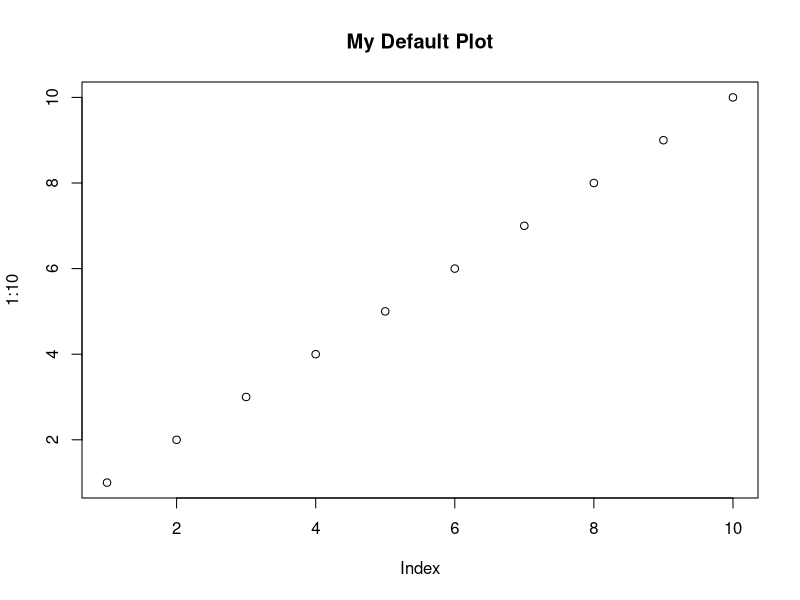
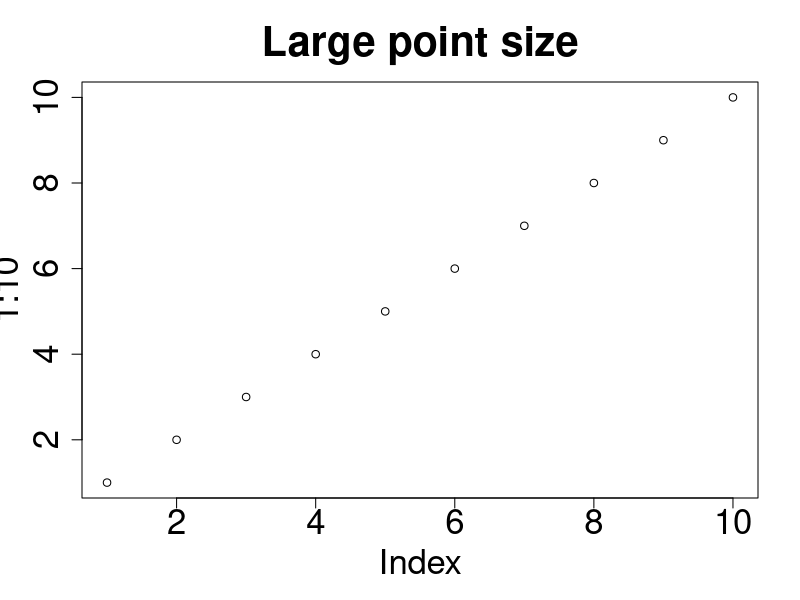
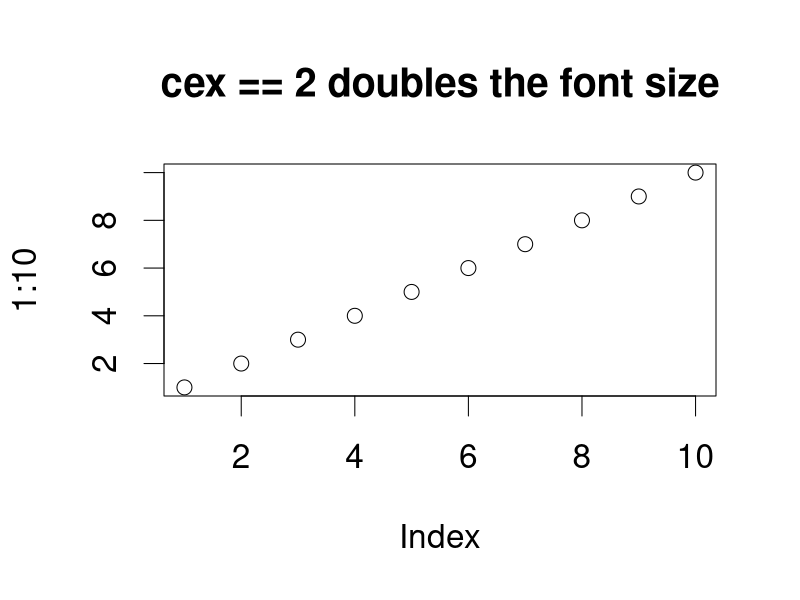
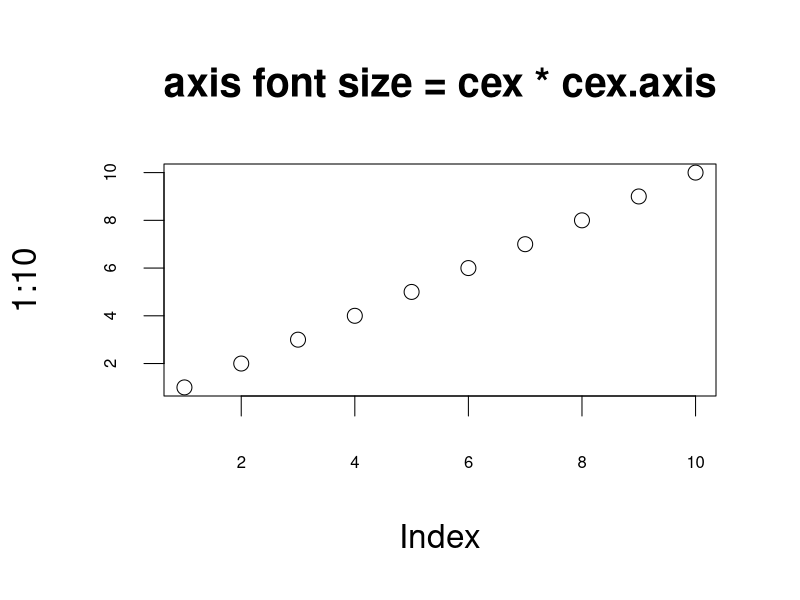
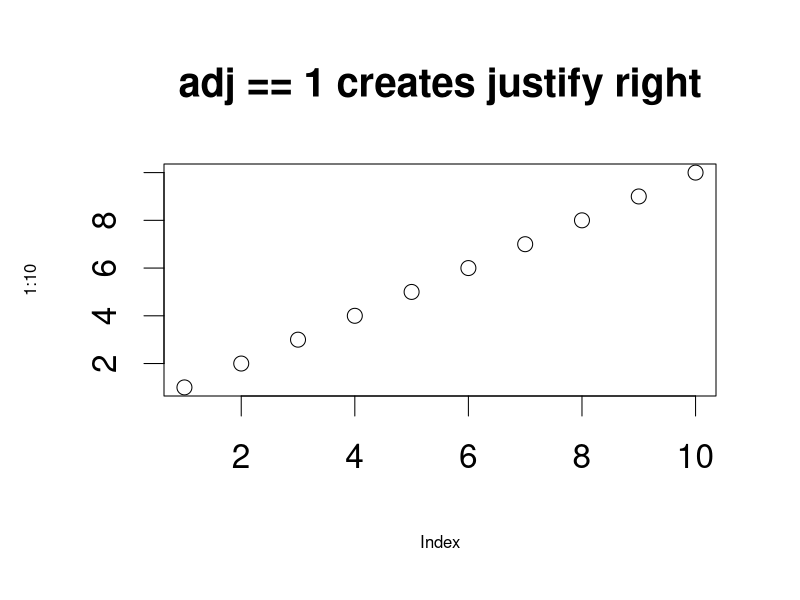
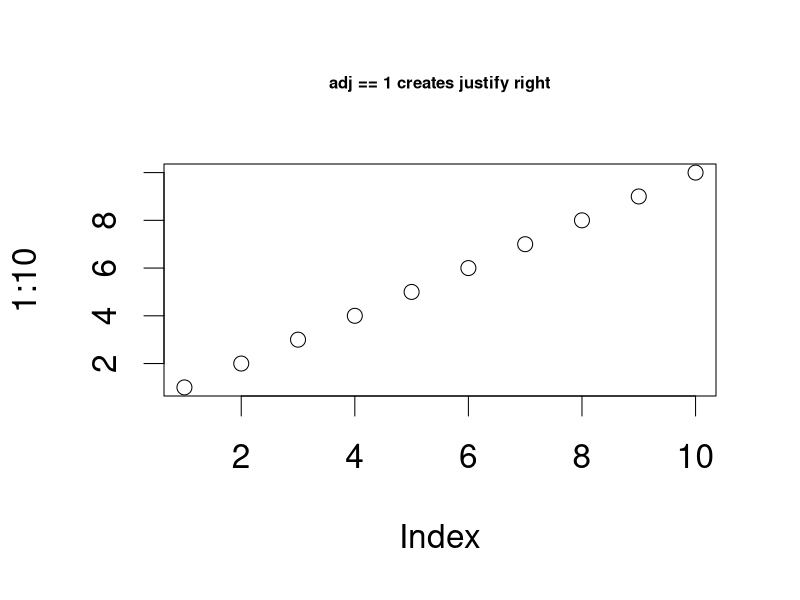
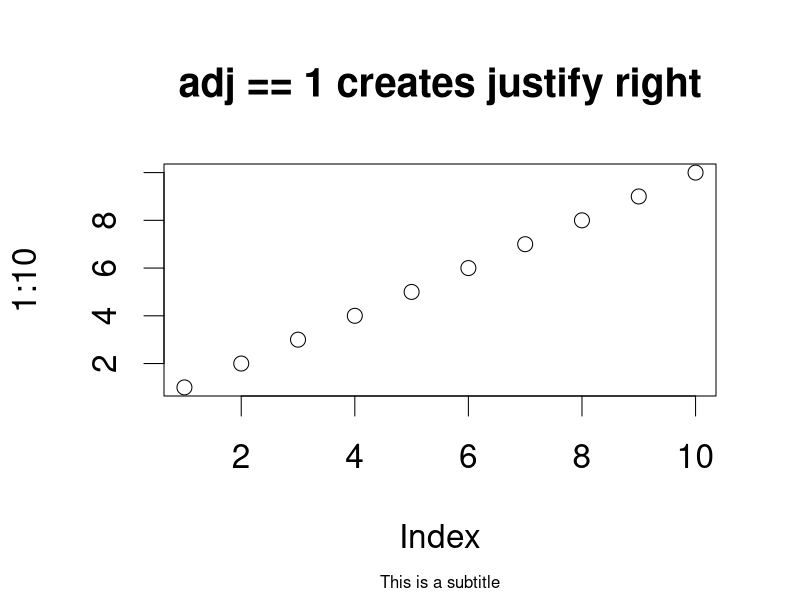
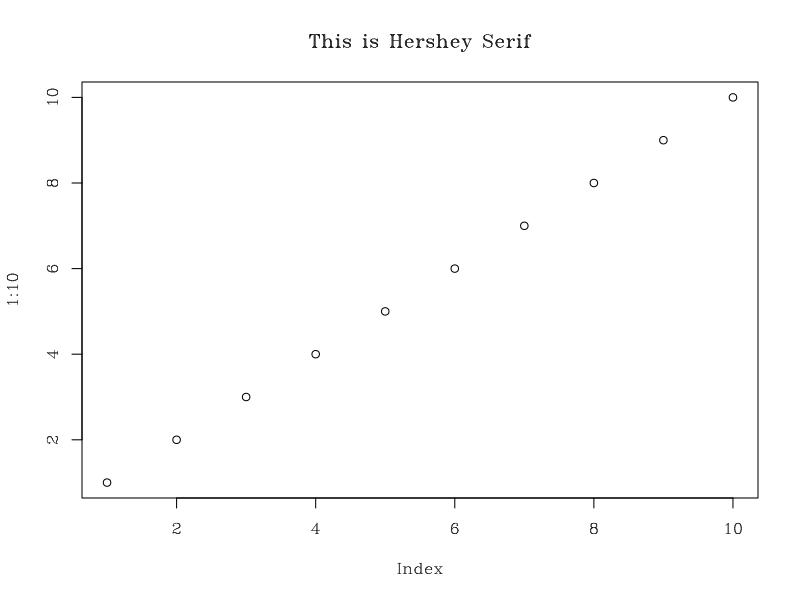

The R script that drew these images, in order:
## ---- chunk 1
# devnull captures the unneeded return value from plot
devnull <- plot(1:10)+
title( main = "My Default Plot")
## ---- chunk 2
oldParValues <- par(no.readonly = TRUE)

par( ps = 25)

devnull <- plot(1:10, main = "Large point size")

par(oldParValues)
## ---- chunk 3
oldParValues <- par(no.readonly = TRUE)

par(cex = 2)

devnull <- plot(1:10)+
title( main = "cex == 2 doubles the font size")

par(oldParValues)
## ---- chunk 4
oldParValues <- par(no.readonly = TRUE)

par(cex = 2, cex.axis = .5)

devnull <- plot(1:10)+
title( main = "axis font size = cex * cex.axis")

par(oldParValues)
## ---- chunk 5
oldParValues <- par(no.readonly = TRUE)

par(cex = 2, cex.lab = .5)

devnull <- plot(1:10)+
title( main = "adj == 1 creates justify right")

par(oldParValues)
## ---- chunk 6
oldParValues <- par(no.readonly = TRUE)

par(cex = 2, cex.main = .5)

devnull <- plot(1:10)+
title( main = "adj == 1 creates justify right")

par(oldParValues)
## ---- chunk 7
oldParValues <- par(no.readonly = TRUE)

par(cex = 2, cex.sub = .5)

devnull <- plot(1:10)+
title( main = "adj == 1 creates justify right",
       sub = "This is a subtitle")

par(oldParValues)
## ---- chunk 8
par("cin")

## ---- chunk 9
par("cra")
## ---- chunk 10
par("csi")
# aka...
par("cin")[2]
## ---- chunk 11
par("cxy")
## ---- chunk 12
oldParValues <- par(no.readonly = TRUE)

par(family = "HersheySerif")

devnull <- plot(1:10)+
title( main = "This is Hershey Serif")

par(oldParValues)
## ---- chunk 13
oldParValues <- par(no.readonly = TRUE)

par( font = 5)

devnull <- plot(1:10)+
title( main = "This might be the symbol font")

par(oldParValues)
## ---- chunk 14
oldParValues <- par(no.readonly = TRUE)

par( font.axis = 5)

devnull <- plot(1:10)+
title( main = "Axis might be the symbol font")

par(oldParValues)
## ---- chunk 15
oldParValues <- par(no.readonly = TRUE)

par( font.lab = 5)

plot(1:10, xlab = "This is the X axis", ylab = "This is the Y axis", main = "x and y labels might be the symbol font")

par(oldParValues)
## ---- chunk 16
oldParValues <- par(no.readonly = TRUE)

par( font.main = 5)

devnull <- plot(1:10)+
title( main = "main title might be the symbol font")

par(oldParValues)
## ---- chunk 17
oldParValues <- par(no.readonly = TRUE)

par( font.sub = 5)

devnull <- plot(1:10)+
title( main = "sub title might be the symbol font",
       sub = "Here is a sub-title")

par(oldParValues)
## ---- chunk 18
oldParValues <- par(no.readonly = TRUE)

par(adj = 1)

devnull <- plot(1:10)+
title( main = "adj == 1 creates justify right")

par(oldParValues) # this resets par to default values
## ---- chunk 19
oldParValues <- par(no.readonly = TRUE)

par(crt = 90)

devnull <- plot(1:10)+
title( main = "crt = 90 rotation")+
text(x = 8, y = 2, labels = "Here's a long line of text")


par(oldParValues)
## ---- chunk 20
oldParValues <- par(no.readonly = TRUE)

par(srt = 90)

devnull <- plot(1:10)+
title( main = "srt = 90 rotation")+
text(x = 8, y = 2, labels = "Here's a long line of text")


par(oldParValues)
## ---- chunk 21
oldParValues <- par(no.readonly = TRUE)

par(las = 3)

devnull <- plot(1:10)+
title( main = "las = 3 is vertical. Notice change to x axis")

par(oldParValues)
## ---- chunk 22
oldParValues <- par(no.readonly = TRUE)

xTickMarks <- 10
yTickMarks <- 20
labLength <- 10

par(lab = c(xTickMarks, yTickMarks, labLength))

devnull <- plot(1:10)+
title( main = paste(xTickMarks,"tick marks on horiz axis"),
       sub = paste("lab = c(",xTickMarks,",",yTickMarks,",",labLength,")"))

par(oldParValues)
## ---- chunk 23
oldParValues <- par(no.readonly = TRUE)

par(tck = 1)

devnull <- plot(1:10, main = "tck = 1")

par(oldParValues)
## ---- chunk 24
oldParValues <- par(no.readonly = TRUE)

par(tcl = 1)

devnull <- plot(1:10, main = "tcl = 1")

par(oldParValues)
## ---- chunk 25
oldParValues <- par(no.readonly = TRUE)

par(ann = FALSE)

devnull <- plot(1:10)+
title( main = "Notice the missing titles")

par(oldParValues)
## ---- chunk 26
oldParValues <- par(no.readonly = TRUE)

par(bty = "n")

devnull <- plot(1:10)+
title( main = "'n' produces no box")

par(bty = "]")

devnull <- plot(1:10)+
title( main = "']' produces lines on top, right, and bottom")

par(oldParValues)
## ---- chunk 27
oldParValues <- par(no.readonly = TRUE)

par(bg = "Red")

devnull <- plot(1:10)+
title( main = "The background is red!")

par(oldParValues)
## ---- chunk 28
oldParValues <- par(no.readonly = TRUE)

par(fg = "Red")

devnull <- plot(1:10)+
title( main = "The foreground is red!")

par(oldParValues)
## ---- chunk 29
oldParValues <- par(no.readonly = TRUE)

par(col = "Red")

devnull <- plot(1:10)+
title( main = "The plot is red!")

par(oldParValues)
## ---- chunk 30
oldParValues <- par(no.readonly = TRUE)

par(col.axis = "Red")

devnull <- plot(1:10)+
title( main = "The axis is red!")

par(oldParValues)
## ---- chunk 31
oldParValues <- par(no.readonly = TRUE)

par(col.lab = "Red")

devnull <- plot(1:10)+
title( main = "The labels are red!")

par(oldParValues)
## ---- chunk 32
oldParValues <- par(no.readonly = TRUE)

par(col.main = "Red")

devnull <- plot(1:10)+
title( main = "The main title is red!")

par(oldParValues)
## ---- chunk 33
oldParValues <- par(no.readonly = TRUE)

par(col.sub = "Red")

devnull <- plot(1:10)+
title( main = "The sub-titles are red!",
       sub = "This is a sub-title")

par(oldParValues)
## ---- chunk 34
par("din")
## ---- chunk 35
oldParValues <- par(no.readonly = TRUE)

par(lend = 2)

devnull <- plot(c(1,5,3,6,7), type = "l", lwd = "15")+
title( main = "The line has a square end")

par(oldParValues)
## ---- chunk 36
oldParValues <- par(no.readonly = TRUE)

par(ljoin = 2)

devnull <- plot(c(1,5,3,6,7), type = "l", lend = "square", lwd = "15")+
title( main = "The line join is bevelled")

par(oldParValues)
## ---- chunk 37
oldParValues <- par(no.readonly = TRUE)

par(lmitre = 40)

devnull <- plot(c(1,5,3,6,7), type = "l", lend = "square", lwd = "15")+
title( main = "mitre vs bevel")

par(oldParValues)
## ---- chunk 38
oldParValues <- par(no.readonly = TRUE)

devnull <- plot(c(1,5,3,6,7), type = "l", lty = "dotdash")+
title( main = "Line Type")

par(oldParValues)
## ---- chunk 39
oldParValues <- par(no.readonly = TRUE)

devnull <- plot(c(1,5,3,6,7), type = "l", lty = "1946", lwd = "6")+
title( main = "custom Line Type")

par(oldParValues)
## ---- chunk 40
oldParValues <- par(no.readonly = TRUE)

devnull <- plot(c(1,5,3,6,7), type = "l", lwd = "2")+
title( main = "Line width")+
  abline(c(3,.5), lwd = 10)

par(oldParValues)
## ---- chunk 41
oldParValues <- par(no.readonly = TRUE)

par("mai") # what is the default margin size in inches?

par(mai = c(2,1,.2,3))

devnull <- plot(1:10)+
title( main = "mai is margin in inches")

par(oldParValues) # this resets par to default values
## ---- chunk 42
oldParValues <- par(no.readonly = TRUE)

par("mar") # what is the default margin size in lines?

par(mar = c(2,1,.2,3))

devnull <- plot(1:10)+
title( main = "mar is margin in lines")

par(oldParValues) # this resets par to default values
## ---- chunk 43
oldParValues <- par(no.readonly = TRUE)

par("oma") # what is the default outer margin size in lines?

par(oma = c(2,1,.2,3))

devnull <- plot(1:10, main = "oma is outer margin in lines")

par(oldParValues) # this resets par to default values
## ---- chunk 44
oldParValues <- par(no.readonly = TRUE)

par("omd") 

par(omd = c(.5,1,.5,1))
devnull <- plot(1:10, main = "omd ")

par(oldParValues) # this resets par to default values

## ---- chunk 45
oldParValues <- par(no.readonly = TRUE)

par("omi") # what is the default outer margin size in lines?

par(omi = c(2,1,.2,3))

devnull <- plot(1:10, main = "omi is outer margin in lines")

par(oldParValues) # this resets par to default values
## ---- chunk 46
oldParValues <- par(no.readonly = TRUE)

par("plt") 

par(plt = c(.5,1,.5,1))
devnull <- plot(1:10, main = "plt ")

par(oldParValues) # this resets par to default values

## ---- chunk 47
oldParValues <- par(no.readonly = TRUE)

par("usr")

par(plt = c(.5,1,.5,1))

devnull <- plot(1:10, main = "par(plt = c(.5,1,.5,1))")

par(oldParValues) # this resets par to default values
## ---- chunk 48
par("pin")
## ---- chunk 49
oldParValues <- par(no.readonly = TRUE)

par(mfcol = c(2,2))

devnull <- plot(1:10, main = "First")
devnull <- plot(15:20, main = "Second")
devnull <- plot(10:2, main = "Third")
devnull <- plot(30:2, main = "Fourth")

par(oldParValues) # this resets par to default values
## ---- chunk 50
oldParValues <- par(no.readonly = TRUE)

par(mfrow = c(2,2))

devnull <- plot(1:10, main = "First")
devnull <- plot(15:20, main = "Second")
devnull <- plot(10:2, main = "Third")
devnull <- plot(30:2, main = "Fourth")

par(oldParValues) # this resets par to default values
## ---- chunk 51
oldParValues <- par(no.readonly = TRUE)

par(mgp = c(1,4,4))

devnull <- plot(1:10, main = "Effect of MGP")

par(oldParValues) # this resets par to default values
## ---- chunk 52
oldParValues <- par(no.readonly = TRUE)

devnull <- plot(1:10)
par(new = TRUE)
devnull <- plot(15:3)

par(oldParValues) # this resets par to default values
## ---- chunk 53
oldParValues <- par(no.readonly = TRUE)

par("page")
devnull <- plot(1:10)
par(new = TRUE)
par("page")
devnull <- plot(15:3)

par(oldParValues) # this resets par to default values
## ---- chunk 54
oldParValues <- par(no.readonly = TRUE)

par(pty = "s")

devnull <- plot(1:10, main = "pty = s")

par(oldParValues) # this resets par to default values
## ---- chunk 55
oldParValues <- par(no.readonly = TRUE)

par("xaxp")

devnull <- plot(1:10000, log = "x")
par("xlog")
par(oldParValues)

## ---- chunk 56
oldParValues <- par(no.readonly = TRUE)

par(xaxp = c(20,20,2))
devnull <- plot(1:10000, log = "x")
par("xlog")

par(oldParValues)
## ---- chunk 57
oldParValues <- par(no.readonly = TRUE)

par( lheight = 4, adj = 0)

devnull <- plot(1:10)+
title( main = "The line of text is \ntwice as high") +
text(x = 8, y = 2, labels = "Here's a long \nline of text")

par(oldParValues)
